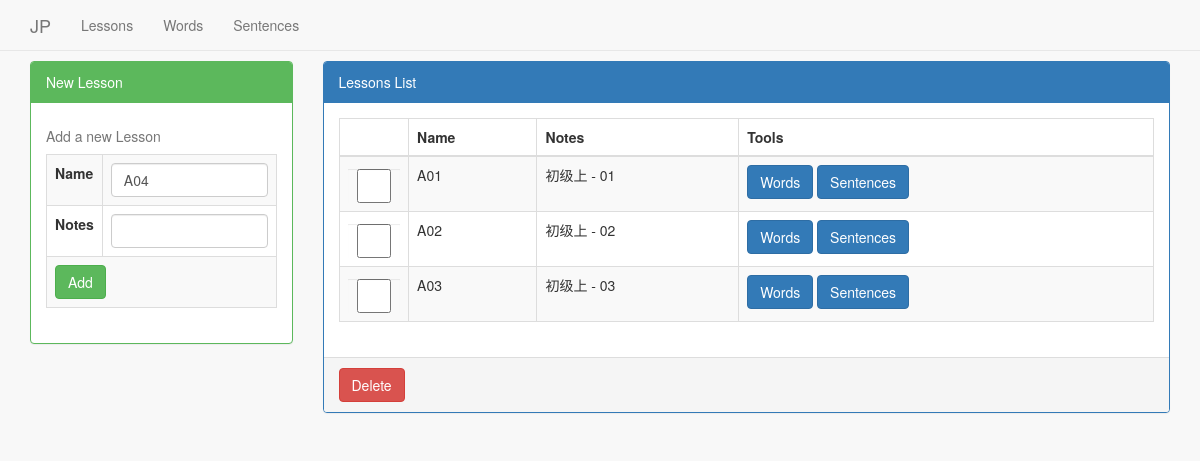
Before: /notebook/lessons/ with the older database file.
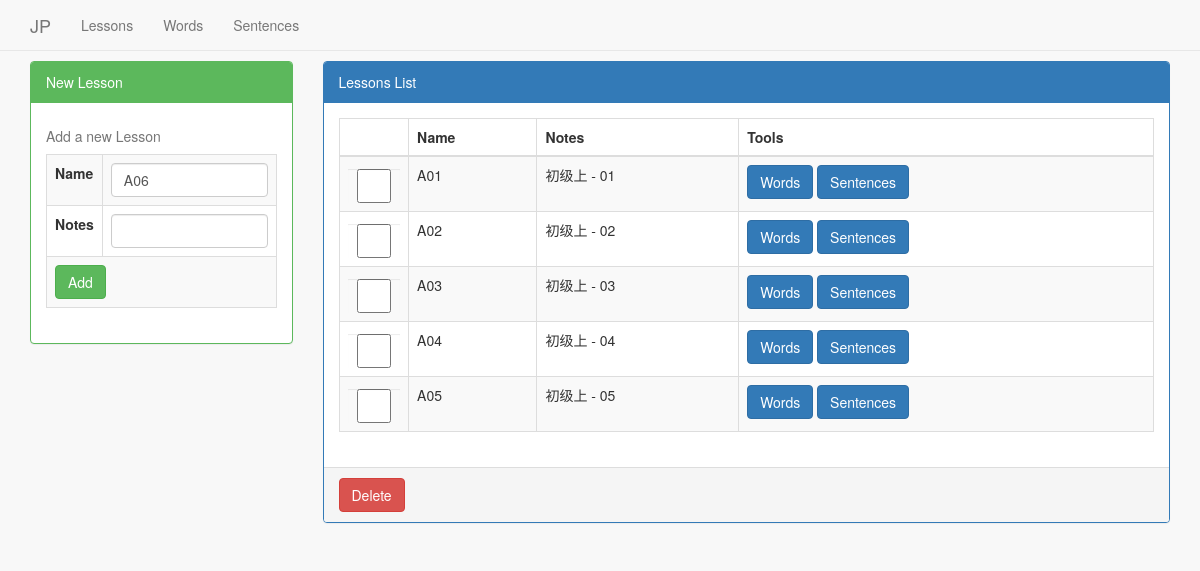
After: the same page with the newer database file.
### notebook/models.py (models this page shows)
class Lesson(models.Model):
    name = models.CharField(max_length=500)
    note = models.CharField(max_length=1000)

### notebook/views.py (the view)
# urls.py: url(r'lessons/$', views.lessons, name="lessons"),
def lessons(request):
    lessons = Lesson.objects.order_by("name")
    if len(lessons) > 0:
        last_lesson_name = lessons[len(lessons)-1].name
        p = "([a-zA-Z]+)(\d+)"
        m = re.match(p, last_lesson_name)
        if m is not None:
            order_len = len(m.groups()[1])
            new_order = int(m.groups()[1]) + 1
            fmt = "%s%0"+str(order_len)+"d"
            new_name = fmt%(m.groups()[0], new_order)
        else:
            new_name = "A01"
    return render(request, "notebook/lessons.html", locals())

### notebook/templates/notebook/lessons.html (shortened to what this page needs)
<!DOCTYPE html>
{% load staticfiles %}
<html>
    <head>
        <link rel="stylesheet" href="{% static 'css/bootstrap.min.css' %}" />
        <link rel="stylesheet" href="{% static 'css/sb-admin-2.css' %}" />
        <link rel="stylesheet" href="{% static 'css/font-awesome.min.css' %}" />
    </head>
    <body>
    <nav class="navbar navbar-default navbar-static-top" role="navigation" style="margin-bottom: 0">
        <div class="container">
            <div class="navbar-header">
                <a class="navbar-brand" href="#">JP</a>
            </div>
            <div class="collapse navbar-collapse" id="bs-example-navbar-collapse-1">
                <ul class="nav navbar-nav">
                    <li>
                        <a href="#">Lessons</a>
                    </li>
                    <li>
                        <a href="#">Words</a>
                    </li>
                    <li>
                        <a href="#">Sentences</a>
                    </li>
                </ul>
            </div>
        </div>
    </nav>
    <div class="container">
        <div class="row">
            <div class="col-lg-3">
                <div class="panel panel-green" style="margin-top: 10px;">
                    <div class="panel-heading">New Lesson</div>
                    <div class="panel-body">
                        <form method="POST" action="./add/" autocomplete="off">
                            <table class="table table-bordered table-striped">
                                <caption>Add a new Lesson</caption>
                                <tbody>
                                    <tr>
                                        <th>Name</th>
                                        <td>
                                            <input type="text" name="new_lesson_name" value="{{new_name}}" class="form-control" />
                                        </td>
                                    </tr>
                                    <tr>
                                        <th>Notes</th>
                                        <td>
                                            <input type="text" name="new_lesson_note" value="" class="form-control" />
                                        </td>
                                    </tr>
                                    <tr>
                                        <td colspan="2">
                                            <input class="btn btn-success" type="submit" name="submit" value="Add" />
                                        </td>
                                    </tr>
                                </tbody>
                            </table>
                        </form>
                    </div>
                </div>
            </div>
            <div class="col-lg-9">
                <div class="panel panel-primary" style="margin-top: 10px;">
                    <div class="panel-heading">Lessons List</div>
                    <form method="post" action="./delete/">
                    <div class="panel-body">
                        <table class="table table-striped table-bordered">
                            <thead>
                                <tr>
                                    <th></th>
                                    <th>Name</th>
                                    <th>Notes</th>
                                    <th>Tools</th>
                                </tr>
                            </thead>
                            <tbody>
                                {% for lesson in lessons %}
                                <tr>
                                    <td>
                                        <input name="lesson_id[]" value="{{lesson.id}}" type="checkbox" class="form-control" />
                                    </td>
                                    <td>{{lesson.name}}</td>
                                    <td>{{lesson.note}}</td>
                                    <td>
                                        <a href="./{{lesson.id}}/words/" class="btn btn-primary">Words</a>
                                        <a href="./{{lesson.id}}/sentences/" class="btn btn-primary">Sentences</a>
                                    </td>
                                </tr>
                                {% endfor %}
                            </tbody>
                        </table>
                    </div>
                    <div class="panel-footer">
                        <button type="submit" class="btn btn-danger" onclick="return confirm('Are you sure to delete these lessons?')">Delete</button>
                    </div>
                    </form>
                </div>
            </div>
    </div>
    </body>
</html>

### notebook/static/css/sb-admin-2.css (style rules this page uses)
body { background-color: #f8f8f8; }
.panel-green { border-color: #5cb85c; }
.panel-green .panel-heading { border-color: #5cb85c; color: #fff; background-color: #5cb85c; }

Changed rows visible on the page:
added Lesson: name "A04", note "初级上 - 04"
added Lesson: name "A05", note "初级上 - 05"
Other visible differences:
form field new_lesson_name: "A04" → "A06"
